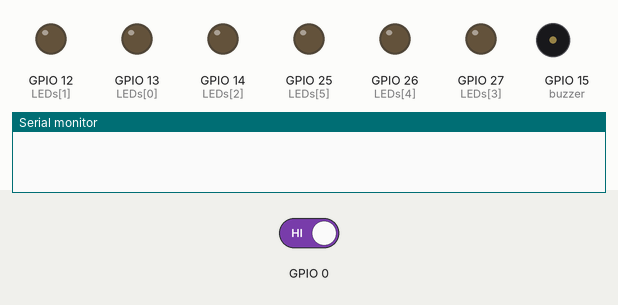
Simulated run of this sketch. Board: ESP32. Parts: output pins drawn as LEDs (lit = HIGH), buzzer (waves = sounding, pin HIGH), the last lines printed to the serial monitor. The inputs (shaded band) are chosen by the test bench; at power-on: GPIO 0 HIGH. Random numbers use the default seed unless the sketch sets one.

Above: at 1.2 s.
1.3 s: GPIO 0 driven LOW
At 2.3 s:
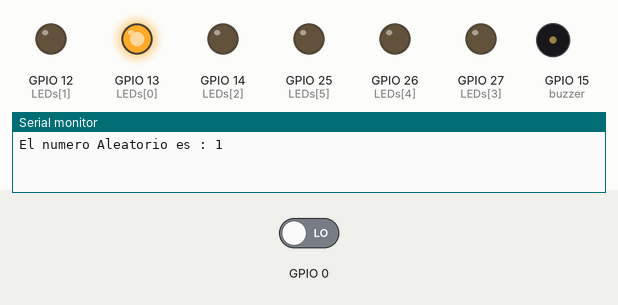
2.8 s: GPIO 0 driven HIGH
At 4.35 s:
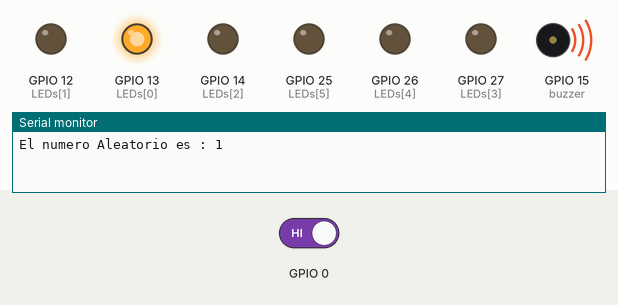
5.8 s: GPIO 0 driven LOW
At 6.9 s:
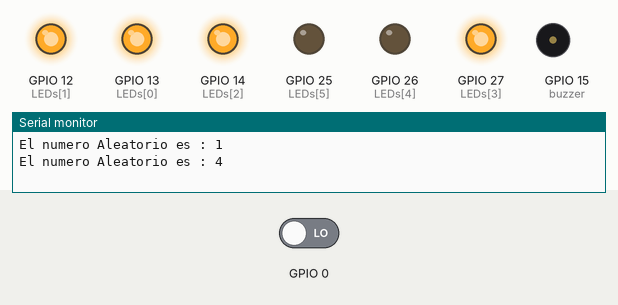
Timing chart, 0 to 38.2 s (numbered marks = the images above; inputs shaded):
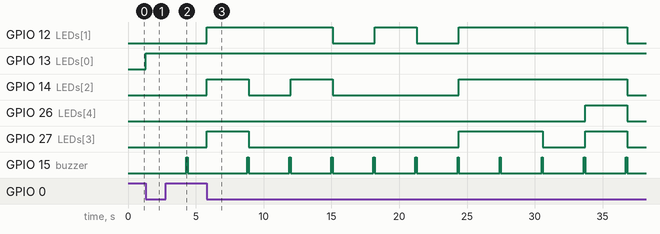

Measured:
- after the input at 1.3 s, GPIO 13 (LEDs[0]): LOW → HIGH at once
- after the input at 5.8 s, GPIO 12 (LEDs[1]): goes HIGH 9.3 s, LOW 3.1 s, HIGH 3.1 s, LOW 3.1 s, HIGH 12.4 s, then LOW, starting at once; GPIO 14 (LEDs[2]): goes HIGH 3.1 s, LOW 3.1 s, HIGH 3.1 s, LOW 9.3 s, HIGH 12.4 s, then LOW, starting at once

The sketch:

Codigo_Dado.ino
```cpp
// 13-02-2023 Dado Digital

#define L1 13
#define L2 12
#define L3 14
#define L4 27
#define L5 26
#define L6 25
#define Lanzar 16
#define buzzer 15

uint8_t LEDs[]={13,12,14,27,26,25};
uint8_t i,dado;


void setup() {
  Serial.begin(115200);

  for(i=0;i<6;i++){
    pinMode(LEDs[i],OUTPUT);
    }
  pinMode(buzzer,OUTPUT);
  pinMode(Lanzar,INPUT_PULLUP);

  // Para generador de numeros aleatorios :
  randomSeed(10);

}

void loop() {

  while(digitalRead(Lanzar==1)); //Esperar hasta que se lance el dado
  dado = random(1,6);
  Serial.print("El numero Aleatorio es : ");
  Serial.println(dado);
  //Empezar a encender 1 a uno los leds hasta el valor dado por el dado

  //1.Apagar todos los leds
  for(i=0;i<6;i++){
    digitalWrite(LEDs[i],LOW);
    }

  //1.Visualizar el numero aleatorio
  for(i=0;i<dado;i++){
    digitalWrite(LEDs[i],HIGH);
    }
  delay(3000); // Durante 3 Seg no se puede lanzar el dado

  digitalWrite(buzzer,HIGH);
  delay(100);
  digitalWrite(buzzer,LOW);


}
```
